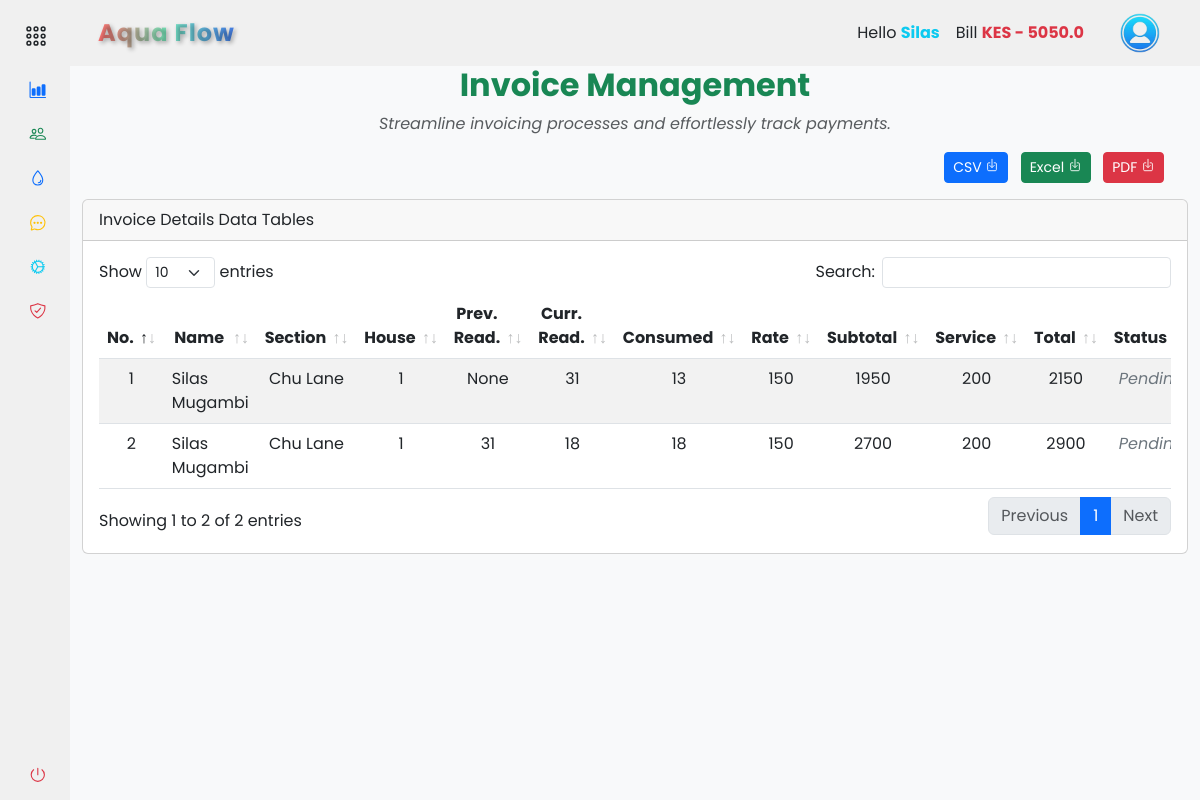
Page /accounts/records/billing (signed in) on the earlier database version.
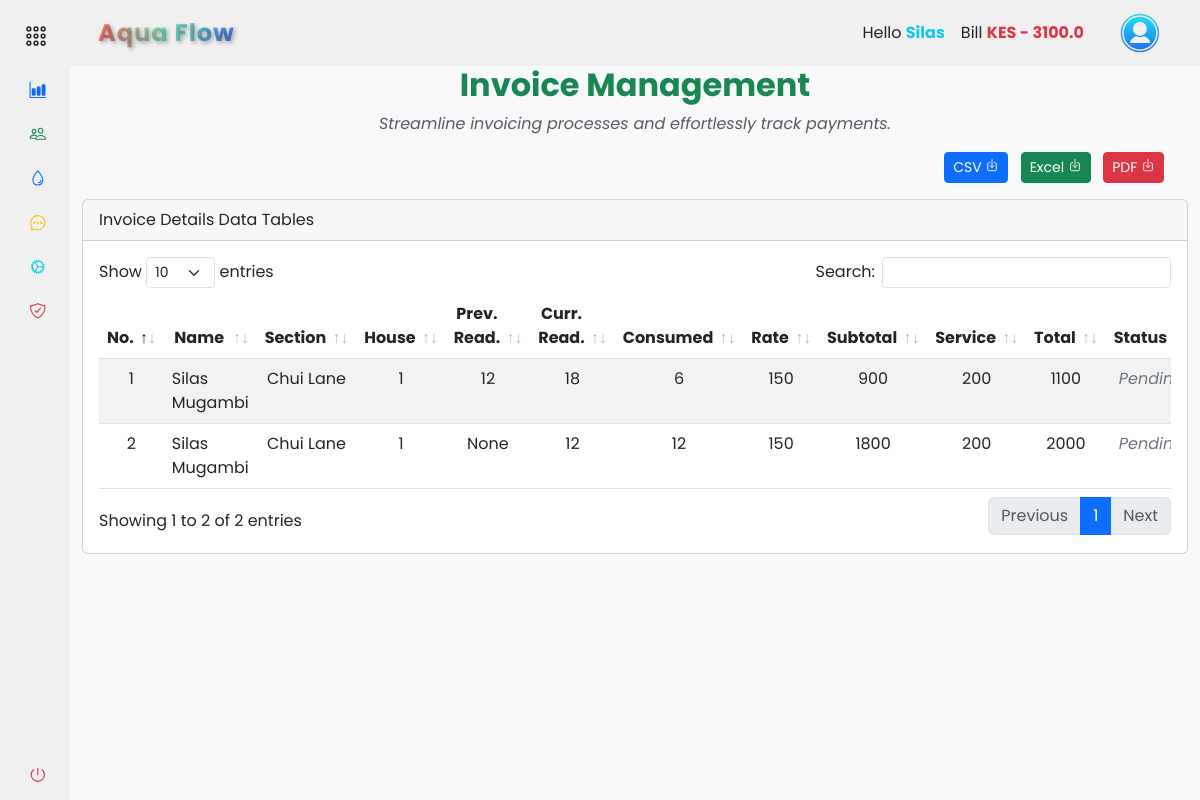
Same page on the later database version.
### app/backend/models/user.py (models this page shows, shortened)
class Settings(db.Model):
    id = db.Column(db.Integer, primary_key=True)
    company_name = db.Column(db.String(255))
    unit_price = db.Column(db.Float)
    service_fee = db.Column(db.Float)
    house_sections = db.Column(db.String(255))
    bank_name = db.Column(db.String(255))
    paybill = db.Column(db.Integer)
    account_number = db.Column(db.Integer)
    contact_number = db.Column(db.String(20))

class User(db.Model, UserMixin):
    id = db.Column(db.Integer, primary_key=True)
    mobile_number = db.Column(db.String(20), unique=True, nullable=False)
    password_hash = db.Column(db.String(128), nullable=False)
    first_name = db.Column(db.String(50))
    last_name = db.Column(db.String(50))
    email = db.Column(db.String(120))
    house_section = db.Column(db.String(50))
    house_number = db.Column(db.String(20))
    profile_image = db.Column(db.String(255))
    is_active = db.Column(db.Boolean, default=True)
    is_admin = db.Column(db.Boolean, default=False)
    meter_readings = db.relationship('MeterReading', backref='user', lazy=True)
    payments = db.relationship('Payment', backref='user', lazy=True)

class MeterReading(db.Model):
    id = db.Column(db.Integer, primary_key=True)
    user_id = db.Column(db.Integer, db.ForeignKey('user.id'), nullable=False)
    timestamp = db.Column(db.DateTime, default=datetime.now(timezone.utc) + timedelta(hours=3), nullable=False)
    customer_name = db.Column(db.String(50))
    house_section = db.Column(db.String(50))
    house_number = db.Column(db.String(20))
    reading_value = db.Column(db.Float)
    consumed = db.Column(db.Float)
    unit_price = db.Column(db.Float)
    service_fee = db.Column(db.Float)
    sub_total_price = db.Column(db.Float)
    total_price = db.Column(db.Float)
    reading_status = db.Column(db.Boolean, default=False)
    payments = db.relationship('Payment', backref='meter_reading', lazy=True)

### app/backend/accounts/records/routes.py (the view)
@records_bp.route('/billing')
@login_required
def billing():
    billing_data = fetch_billing_data()
    make_payment_form = MakePaymentForm()
    return render_template('accounts/billing.html', make_payment=make_payment_form, billing_data=billing_data, payment_form=make_payment_form, hide_footer=True)

### app/backend/accounts/records/forms.py
class MakePaymentForm(FlaskForm):
    bill_id = IntegerField('Invoice No.', validators=[DataRequired()])
    payment_amount = FloatField('Paid Amount', validators=[InputRequired(), NumberRange(min=0)])
    payment_method = SelectField('Payment Method', choices=[('m_pesa', 'M-Pesa'), ('bank_transfer', 'Bank Transfer'), ('debit_card', 'Debit Card'), ('credit_card', 'Credit Card'), ('paypal', 'PayPal')], validators=[InputRequired()])
    reference_number = StringField('Reference Number', validators=[Optional()])
    status = BooleanField('Payment Status')

### app/backend/accounts/accounts_context.py (called while the page is built)
def accounts_context():
    settings = Settings.query.first()
    company_name = settings.company_name if settings else 'ApoGen'
    bank_name = settings.bank_name if settings else 'M-Pesa'
    paybill = settings.paybill if settings else '123456'
    account_number = settings.account_number if settings else '123456789'
    contact_number = settings.contact_number if settings else '0722000111'
    total_bill = db.session.query(func.sum(MeterReading.total_price)).filter(MeterReading.reading_status == False).scalar()
    total_bill = total_bill or 0
    return {
        'company_name': company_name,
        'bank_name': bank_name,
        'paybill': paybill,
        'account_number': account_number,
        'contact_number': contact_number,
        'total_bill': total_bill
    }

def inject_now():
    return {'now': datetime.utcnow() + timedelta(hours=3)}

### app/assets/templates/accounts/billing.html (shortened to what this page needs)
{% extends "base.html" %} {% block content %}
<section class="container-fluid">
  <div class="text-center">
    <h2 class="fw-bold text-success mb-2">Invoice Management</h2>
    <p class="text-muted fst-italic">
      Streamline invoicing processes and effortlessly track payments.
    </p>
  </div>
  <div class="row">
    <div class="col-md-12">
      <div class="mb-3 float-end me-3">
        <a
          href="#"
          class="btn btn-sm me-2 btn-primary"
          download="people_list.csv"
        >
          CSV <ion-icon name="download-outline"></ion-icon>
        </a>
        <a
          href="#"
          class="btn btn-sm me-2 btn-success"
          download="people_list.xlsx"
        >
          Excel <ion-icon name="download-outline"></ion-icon>
        </a>
        <a
          href="#"
          class="btn btn-sm me-2 btn-danger"
          download="people_list.pdf"
        >
          PDF <ion-icon name="download-outline"></ion-icon>
        </a>
      </div>
    </div>
  </div>
  <div class="col-md-12">
    <div class="card mb-3">
      <div class="card-header">Invoice Details Data Tables</div>
      <div class="card-body">
        <div class="table-responsive">
          <table
            class="table table-striped text-center data-table"
            style="width: 100%"
          >
            <thead>
              <tr>
                <th scope="col">No.</th>
                <th scope="col">Name</th>
                <th scope="col">Section</th>
                <th scope="col">House</th>
                <th scope="col">Prev. Read.</th>
                <th scope="col">Curr. Read.</th>
                <th scope="col">Consumed</th>
                <th scope="col">Rate</th>
                <th scope="col">Subtotal</th>
                <th scope="col">Service</th>
                <th scope="col">Total</th>
                <th scope="col">Status</th>
              </tr>
            </thead>
            <tbody>
              {% if billing_data %} {% for entry in billing_data |
              sort(attribute='id', reverse=true) %} {% if not
              entry.reading_status %}
              <tr>
                <td>{{ loop.index }}</td>
                <td class="text-start">{{ entry.customer_name.title() }}</td>
                <td>{{ entry.house_section.title() }}</td>
                <td>{{ entry.house_number }}</td>
                <td>
                  {{ "%0.0f"|format(entry.prev_reading) if entry.prev_reading is
                  not none else "None" }}
                </td>
                <td>{{ "%0.0f"|format(entry.curr_reading) }}</td>
                <td>{{ "%0.0f"|format(entry.consumed) }}</td>
                <td>{{ "%0.0f"|format(entry.unit_price) }}</td>
                <td>{{ "%0.0f"|format(entry.sub_total_price) }}</td>
                <td>{{ "%0.0f"|format(entry.service_fee) }}</td>
                <td>{{ "%0.0f"|format(entry.total_price) }}</td>
                <td
                  class="fst-italic {% if entry.reading_status %}text-success{% else %}text-secondary{% endif %}"
                >
                  {{ "Cleared" if entry.reading_status else "Pending" }}
                </td>
              </tr>
              {% endif %} {% endfor %} {% else %}
              <tr>
                <td colspan="12">No billing data available</td>
              </tr>
              {% endif %}
            </tbody>
          </table>
        </div>
      </div>
    </div>
  </div>
</section>
{% endblock %}

### app/assets/templates/base.html (shortened to what this page needs)
<!DOCTYPE html>
<html lang="en">
  <head>
    <link
      rel="stylesheet"
      href="{{ url_for('static', filename='css/vendor/bootstrap.min.css') }}"
    />
    <link
      rel="stylesheet"
      href="{{ url_for('static', filename='css/datatables/dataTables.bootstrap5.min.css') }}"
    />
    <link
      rel="stylesheet"
      href="{{ url_for('static', filename='css/styles.css') }}"
    />
  </head>
  <body>
    <div class="wrapper">
      {% include '/components/sidebar.html' %}
      <main class="main">
        {% include '/components/navbar.html' %}
        {% block content %}{% endblock %}
      </main>
    </div>
  </body>
</html>

### app/assets/templates/components/sidebar.html (shortened to what this page needs)
{% if not hide_sidebar %}
<aside id="sidebar">
  <div class="d-flex mt-2">
    <button class="toggle-btn" type="button">
      <ion-icon name="apps-outline" class="text-dark"></ion-icon>
    </button>
  </div>
  <ul class="sidebar-nav">
    <li class="sidebar-item">
      <a
        href="{{ url_for('accounts.dashboard.dashboard') }}"
        class="sidebar-link"
      >
        <ion-icon name="bar-chart" class="text-primary me-2"></ion-icon>
      </a>
    </li>
    <li class="sidebar-item">
      <a
        href="{{ url_for('accounts.people.people_list') }}"
        class="sidebar-link"
      >
        <ion-icon name="people-outline" class="text-success"></ion-icon>
      </a>
    </li>
    <li class="sidebar-item">
      <a
        href="#records_water_supply"
        class="sidebar-link collapsed has-dropdown"
        data-bs-toggle="collapse"
        data-bs-target="#records_water"
        aria-expanded="false"
        aria-controls="records_water"
      >
        <ion-icon name="water-outline" class="text-primary"></ion-icon>
      </a>
    </li>
    <li class="sidebar-item">
      <a
        href="{{ url_for('accounts.messages.messages') }}"
        class="sidebar-link"
      >
        <ion-icon
          name="chatbubble-ellipses-outline"
          class="text-warning"
        ></ion-icon>
      </a>
    </li>
    <li class="sidebar-item">
      <a
        href="{{ url_for('accounts.settings.settings') }}"
        class="sidebar-link"
      >
        <ion-icon name="cog-outline" class="text-info"></ion-icon>
      </a>
    </li>
    <li class="sidebar-item">
      <a
        href="{{ url_for('accounts.security.security_options') }}"
        class="sidebar-link"
      >
        <ion-icon
          name="shield-checkmark-outline"
          class="text-danger"
        ></ion-icon>
      </a>
    </li>
  </ul>
  <div class="sidebar-footer">
    <a
      class="sidebar-link"
      href="{{ url_for('auth.logout') }}"
      onclick="localStorage.clear();"
    >
      <ion-icon name="power-outline" class="text-danger"></ion-icon>
    </a>
  </div>
</aside>
{% endif %}

### app/assets/templates/components/navbar.html (shortened to what this page needs)
{% if not hide_navbar %}
<header
  id="navbar"
  class="navbar navbar-expand-lg sticky-sm-top {% if not current_user.is_authenticated %}bg-dark{% endif %}"
>
  <div class="container-fluid">
    <a
      class="navbar-brand text-center d-flex align-items-center fw-bold ms-3 {% if not current_user.is_authenticated %}text-light{% else %}gradient-text{% endif %}"
      href="#"
    >
      {% if company_name %}{{ company_name.title() }}{% else %}ApoGen{% endif %}
    </a>
    <div class="collapse navbar-collapse" id="navbarToggler">
      <div class="d-flex align-items-center ms-auto">
         {% if current_user.is_authenticated %}
        <ul class="navbar-nav me-3">
          <li class="nav-item">
            <a class="nav-link text-dark">
              Hello
              <span class="text-info fw-bold"
                >{{ current_user.first_name.title() }}</span
              >
            </a>
          </li>
          <li class="nav-item">
            <a class="nav-link text-dark">
              Bill
              <span
                class="fw-bold {% if total_bill > 0 %}text-danger{% else %}text-success{% endif %}"
                >KES {% if total_bill > 0 %}-{% endif %} {{ total_bill }}</span
              >
            </a>
          </li>
        </ul>
        <div class="btn-group">
          <button
            type="button"
            class="btn navbar-brand rounded-circle border-0"
            data-bs-toggle="dropdown"
            aria-expanded="false"
          >
            <img
              src="{{ url_for('static', filename='images/user.png') }}"
              alt="logo image"
              height="40px"
              width="40px"
            />
          </button>
        </div>
        {% endif %}
      </div>
    </div>
  </div>
</header>
{% endif %}

### app/assets/static/css/styles.css (style rules this page uses)
a { text-decoration: none; cursor: pointer; }
li { list-style: none; }
button { border: none !important; outline: none; }
body { font-family: "Poppins", sans-serif; }
.wrapper { display: flex; overflow: hidden; height: 100vh; }
#sidebar { width: 70px; min-width: 70px; z-index: 1000; transition: all 0.25s ease-in-out; display: flex; flex-direction: column; }
.toggle-btn { background-color: transparent; cursor: pointer; border: 0; padding: 1rem 1.5rem; }
.toggle-btn ion-icon { color: #000; font-size: 1.5rem; }
.sidebar-nav { padding: 0rem; flex: 1 1 auto; }
a.sidebar-link { padding: 0.625rem 1.625rem; color: #000; display: block; font-size: 0.9rem; border-radius: 5px; white-space: nowrap; border-left: 3px solid transparent; transition: background-color 0.3s ease, margin-inline-start 0.3s ease, border-left 0.3s ease; }
.sidebar-link ion-icon { font-size: 1.1rem; margin-right: 0.75rem; }
.sidebar-item { position: relative; }
.main { min-height: 100vh; width: 100%; overflow-y: scroll; transition: all 0.35s ease-in-out; background-color: rgb(248, 249, 250); }
.navbar, #sidebar { background-color: #f0f0f0; z-index: 1000; }
.navbar-brand { font-size: 24px; letter-spacing: 1px; text-decoration: none; transition: transform 0.3s ease; }
.gradient-text { background: linear-gradient(to right, #ff6e6e, #78e8bc, #4780ec); -webkit-background-clip: text; -webkit-text-fill-color: transparent; font-weight: bold; text-shadow: 2px 2px 4px rgba(0, 0, 0, 0.3); }

Differences in the rows shown:
changed MeterReading (number 1 of 2 on the later page): house_section "Chu Lane" → "Chui Lane"; prev_reading "None" → "12"; curr_reading "31" → "18"; consumed "13" → "6"; sub_total_price "1950" → "900"; total_price "2150" → "1100"
changed MeterReading (number 2 of 2 on the later page): house_section "Chu Lane" → "Chui Lane"; prev_reading "31" → "None"; curr_reading "18" → "12"; consumed "18" → "12"; sub_total_price "2700" → "1800"; total_price "2900" → "2000"
Other differences:
{{ total_bill }}: "5050.0" → "3100.0"
